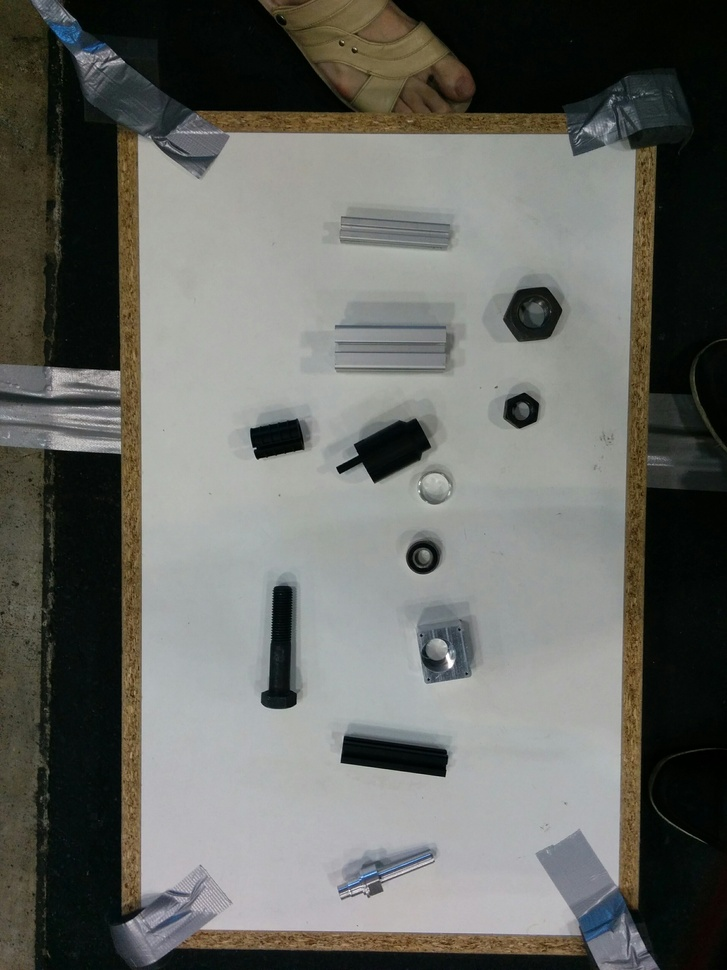
#> input picture scripts/addstuff/draft/photo.jpg, 727 x 970 px, shrunk from 2448 x 3264 before the run, given in place of the camera
$ python cnts1.py   (older library calls are emulated)
#> lines starting #> are read from the running program, lines starting #| are printed output that depends on the picture; after the words box and inside, x2 and y2 are one past the last pixel; in counts of white or black regions, pixels touching at a corner belong together
import cv2
import numpy as np

def nothing(x):
    pass

cv2.namedWindow('Bars')

cv2.createTrackbar('sigma', 'Bars', 33, 100, nothing)
cv2.createTrackbar('blur', 'Bars', 1, 15, nothing)
cv2.createTrackbar('threshold kernel', 'Bars', 9, 20, nothing)
cv2.createTrackbar('c', 'Bars', 5, 10, nothing)
cv2.createTrackbar('dilate', 'Bars', 5, 10, nothing)
cv2.createTrackbar('erode', 'Bars', 1, 10, nothing)

if __name__ == '__main__':
    # VideoCapture(1) FOR LOGITECH
    cam = cv2.VideoCapture(0)
    image = None
    while True:
        _, frame = cam.read()
#> frame is the input picture: shape (970, 727, 3); mean B, G, R 99.4, 104.3, 103.1
        # image = frame[0:360, 0:640]
        image = frame

        # HSV
        # hsv = cv2.cvtColor(frame, cv2.COLOR_BGR2HSV)
        # # V
        # hsv[:,:,2] = 0
        # # S
        # hsv[:,:,1] = 0
        # # H
        # hsv[:,:,0] = hsv[:,:,0]
        # # hsv[:,:][:,:,:] = hsv[:,:][:,0,:]
        # # print(hsv[0,0])

        w, h, _ = image.shape
#> w = 970; h = 727

        gray = cv2.cvtColor(image, cv2.COLOR_BGR2GRAY)
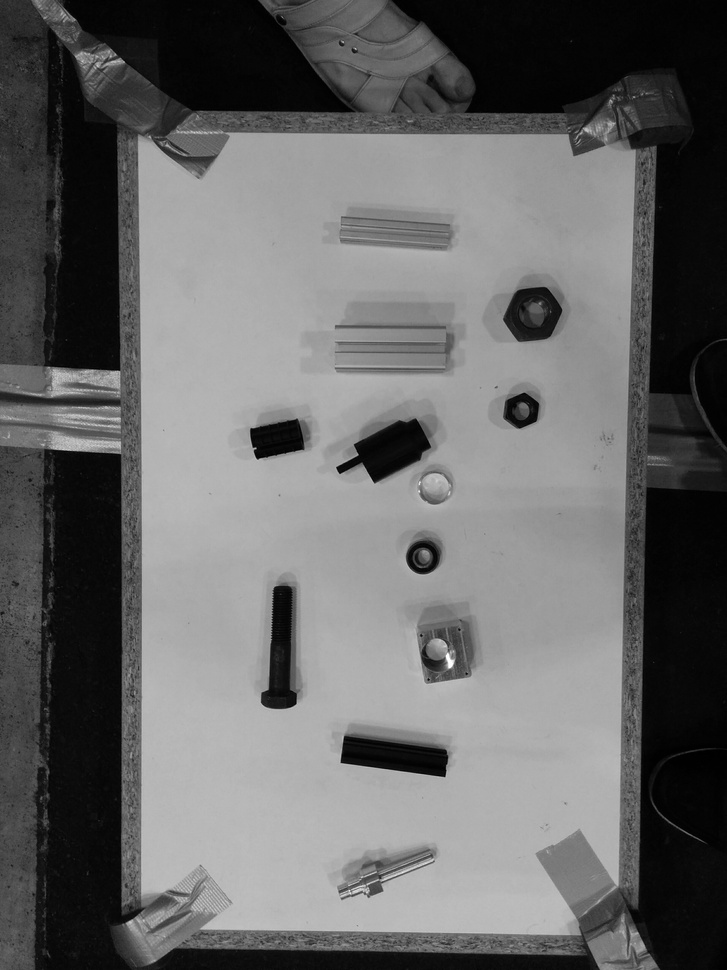
#> gray: shape (970, 727); min 0, max 255, mean 103.4
        blur = 1 + 2 * cv2.getTrackbarPos('blur', 'Bars')
        # gray = cv2.blur(gray, (blur, blur))
        gray = cv2.medianBlur(gray, blur)
        # image = cv2.blur(image, (7, 7))
        # gray = cv2.bitwise_not(image)


        #THRESHOLDING
        thkernel = 3 + 2 * cv2.getTrackbarPos('threshold kernel', 'Bars')
        thparam = cv2.getTrackbarPos('c', 'Bars')
        # th = cv2.adaptiveThreshold(gray,255,cv2.ADAPTIVE_THRESH_GAUSSIAN_C, cv2.THRESH_BINARY,thkernel,thparam)
        th = cv2.adaptiveThreshold(gray,255,cv2.ADAPTIVE_THRESH_MEAN_C, cv2.THRESH_BINARY,thkernel,thparam)
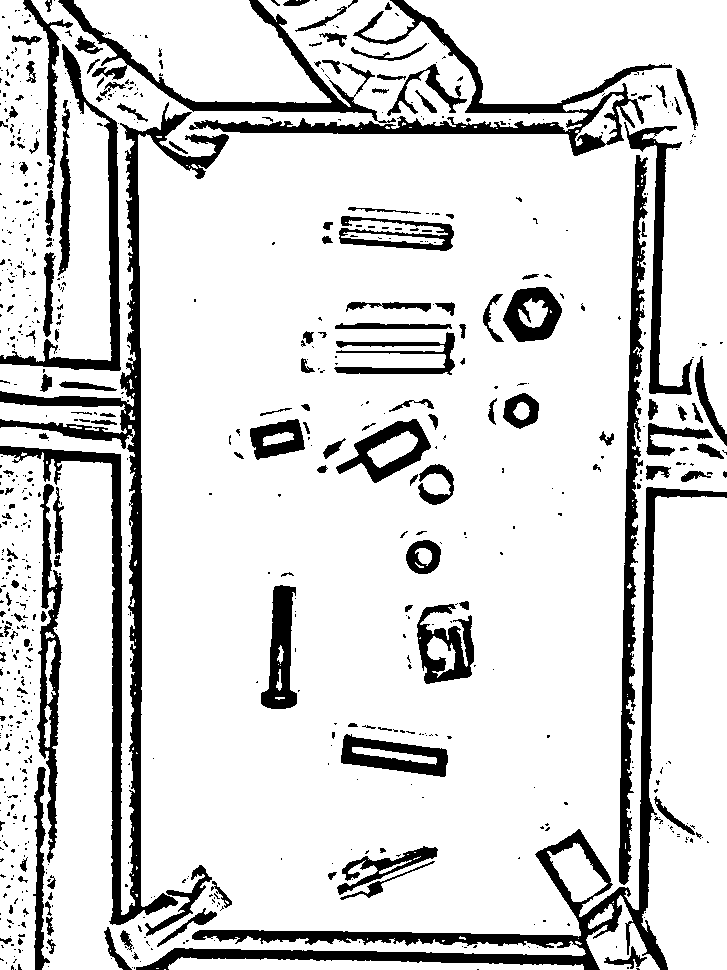
#> th: shape (970, 727); 84.7% white; 782 black regions (618 under 20 px), largest, box (x1, y1, x2, y2) and area: (0, 102, 229, 925) 18067, (136, 487, 727, 970) 16243, (189, 0, 672, 156) 8361

        dilate_iter = cv2.getTrackbarPos('dilate', 'Bars')
        erode_iter = cv2.getTrackbarPos('erde', 'Bars')

        #CANNY
        v = np.median(gray)
#> v = 128
        sigma = cv2.getTrackbarPos('sigma', 'Bars')/100
        # sigma = 0.33
        dilate_iter = cv2.getTrackbarPos('dilate', 'Bars')
        erode_iter = cv2.getTrackbarPos('erode', 'Bars')
        canny_low = int(max(0, (1 - sigma) * v))
#> canny_low = 85
        canny_high = int(min(255, (1 + sigma) * v))
#> canny_high = 170
        edged = cv2.Canny(th, canny_low, canny_high)
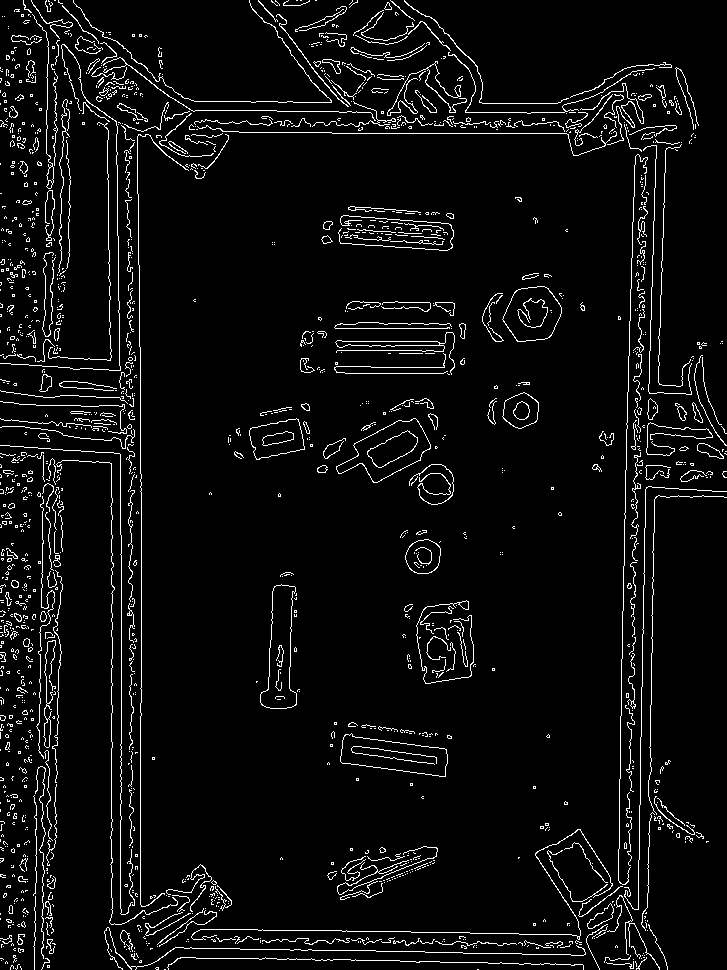
#> edged: shape (970, 727); 5% white in thin lines or dots

        dilate_iter = cv2.getTrackbarPos('dilate', 'Bars')
        erode_iter = cv2.getTrackbarPos('erde', 'Bars')
        edged = cv2.dilate(edged, None, iterations=dilate_iter)
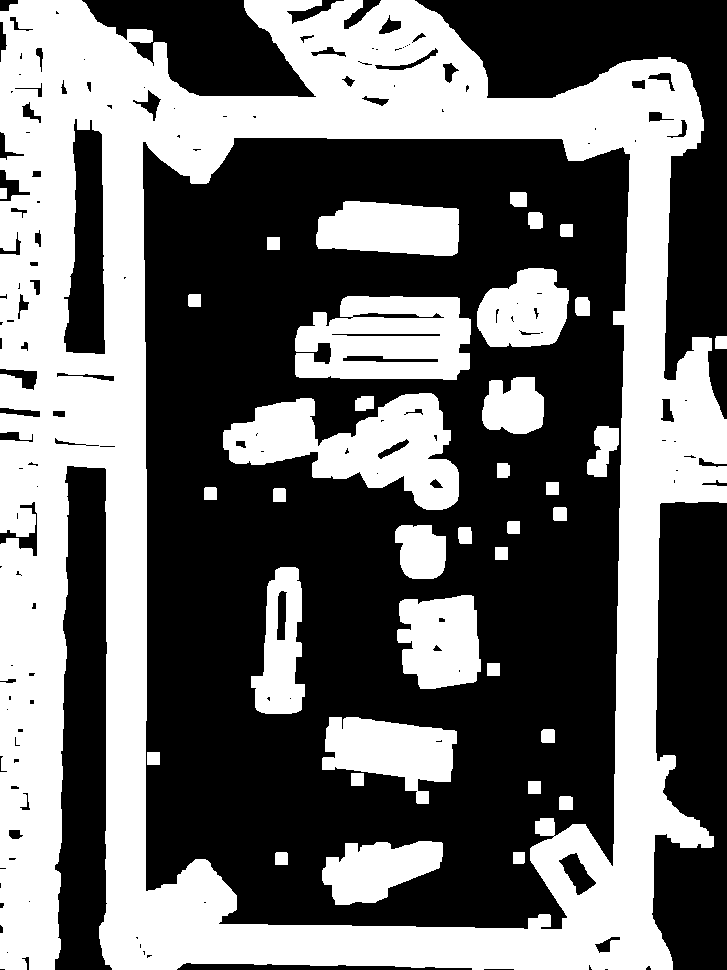
#> edged: shape (970, 727); 42.9% white; 37 white regions, largest, box (x1, y1, x2, y2) and area: (0, 0, 727, 970) 230160, (223, 393, 459, 510) 14374, (295, 296, 471, 380) 11698
        edged = cv2.erode(edged, None, iterations=3)
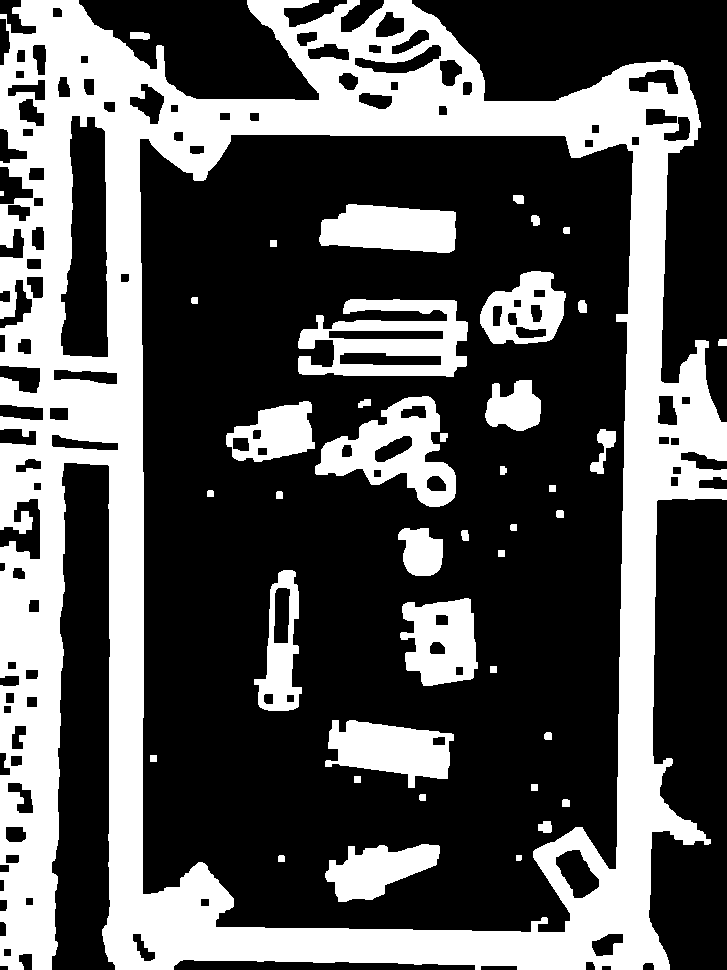
#> edged: shape (970, 727); 34% white; 42 white regions

        _, contours, hierarchy = cv2.findContours(edged.copy(), cv2.RETR_EXTERNAL, cv2.CHAIN_APPROX_SIMPLE)
#> contours = 4 contours, 1 with area under 20; largest, box (x1, y1, x2, y2) and area: (0, 0, 727, 970) 579149, (130, 32, 150, 40) 113, (718, 339, 727, 346) 46
        cv2.drawContours(gray, contours, -1, (0, 255, 0))
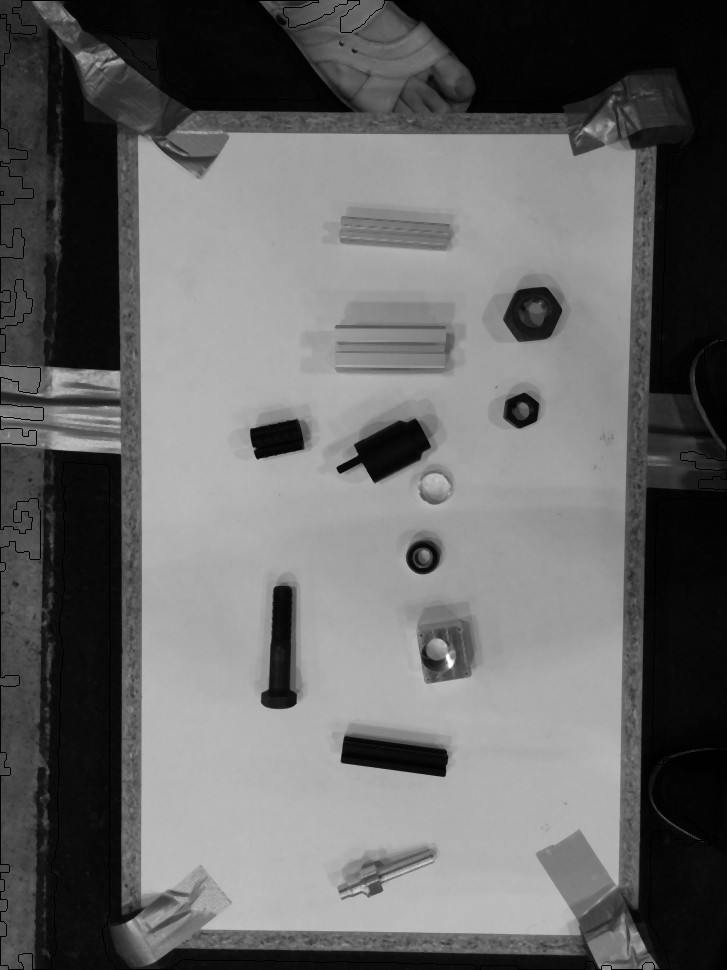
#> gray: shape (970, 727); min 0, max 254, mean 103

        # print(len(contours))
        p = cv2.arcLength(contours[0], True)
#> p = 27.41
        c = cv2.approxPolyDP(contours[0], 0.001 * p, True)
#> c = [[719, 339], [719, 340], [718, 341], [718, 345], [726, 345], [726, 339]]

        cv2.drawContours(image, c, -1, (0, 0, 255), 3)
#> image: shape (970, 727, 3); 0.01% of pixels changed, all inside (x1, y1, x2, y2) = (716, 337, 727, 348)

        # [5 lines of commented-out code are left out]


        cv2.imshow('lol1', th)
        cv2.imshow('lol', gray)
        # cv2.imshow('image_test', image_test)
        if cv2.waitKey(1) & 0xFF == ord('q'):
#> (key q is pressed here)
            break
    cam.release()
    cv2.destroyAllWindows()
